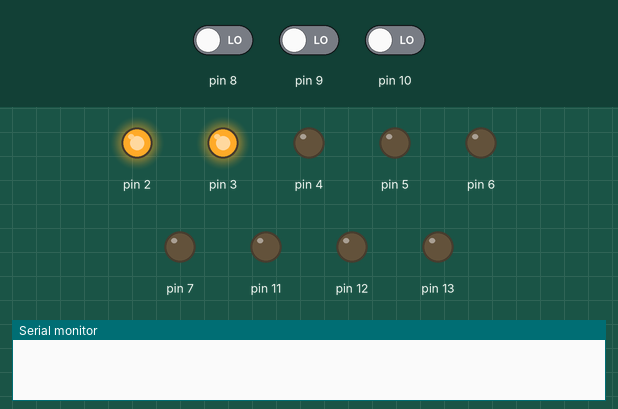
The sketch below on a simulated Arduino Uno, built for the host (arithmetic inside an expression is 32-bit, double 64-bit). Parts: output pins drawn as LEDs (lit = HIGH), the last lines printed to the serial monitor. Inputs (shaded band) come from the test bench; at power-on: pin 8 LOW, pin 9 LOW, pin 10 LOW.

Above: at 1.2 s.
1.3 s: pin 8 driven HIGH
At 2.1 s:
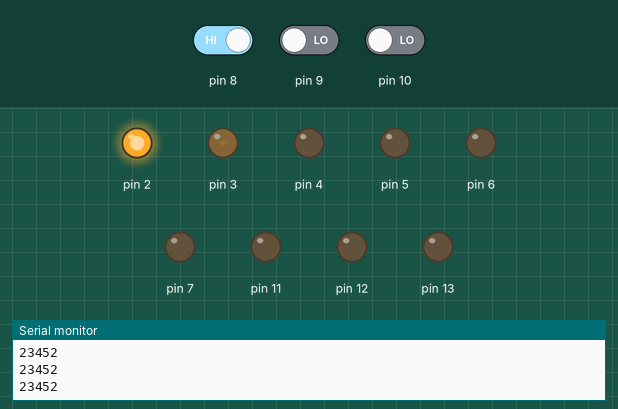
4.3 s: pin 8 driven LOW
At 5.5 s:
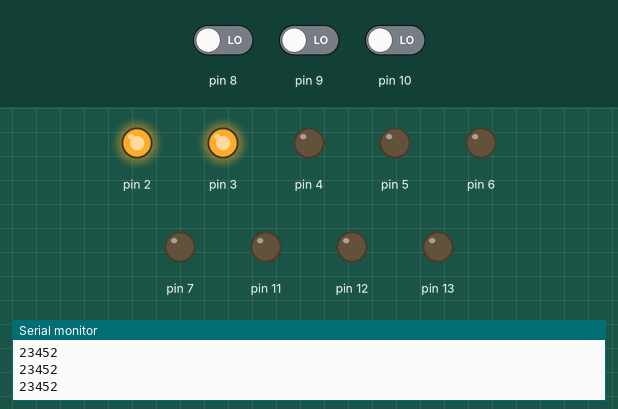
Timing chart, 0 to 7.3 s (numbered marks = the images above; inputs shaded):
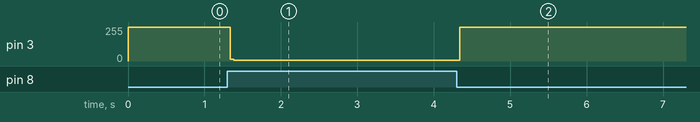

Measured:
- after the input at 1.3 s, pin 3: 255/255 → 7/255 at once
- after the input at 4.3 s, pin 3: 7/255 → 255/255 at once

The sketch:

Interface3D_JHR.pde
```cpp
#define resolution 8
#define mains 50 // 60: north america, japan; 50: most other places

#define refresh 2 * 1000000 / mains

void setup() {
  Serial.begin(9600);

  // unused pins are fairly insignificant,
  // but pulled low to reduce unknown variables
  for(int i = 2; i < 14; i++) {
    pinMode(i, OUTPUT);
    digitalWrite(i, LOW);
  }

  for(int i = 8; i < 11; i++)
    pinMode(i, INPUT);

  // for a glitch
  pinMode(2,OUTPUT);
  digitalWrite(2,LOW);

  // for a glitch
  pinMode(3,OUTPUT);
  digitalWrite(3,LOW);

  startTimer();
}


void loop() {
  time(8, B00000001);
}

long time(int pin, byte mask) {
  unsigned long count = 0, total = 0;
  digitalWrite(2,HIGH);
  while(checkTimer() < refresh) {
    // pinMode is about 6 times slower than assigning
    // DDRB directly, but that pause is important
    pinMode(pin, OUTPUT);
    PORTB = 0;
    pinMode(pin, INPUT);
    digitalWrite(3,HIGH);
    while((PINB & mask) == 0)
      count++;
    digitalWrite(3,LOW);
    Serial.println(count);
    total++;
  }
  digitalWrite(2,LOW);
  startTimer();
  //Serial.println(count/total);
  return (count << resolution) / total;
}

extern volatile unsigned long timer0_overflow_count;

void startTimer() {
  timer0_overflow_count = 0;
  TCNT0 = 0;
}

unsigned long checkTimer() {
  return ((timer0_overflow_count << 8) + TCNT0) << 2;
}
```
